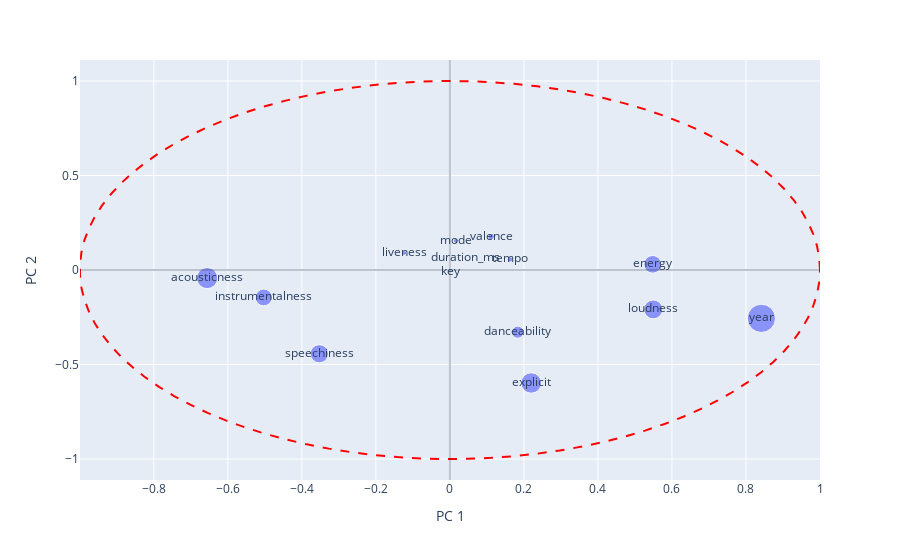

Here is the notebook cell this chart was saved with:
### Markdown cell above
## Con LDA

### Code cell
X_notest_r, X_test_r = reducir(X_notest_st, y_notest, X_test_st, y_test, k = 2, metodo="lda", verbose=True)

plot_correlaciones(X_notest_st, X_notest_r, variables)
